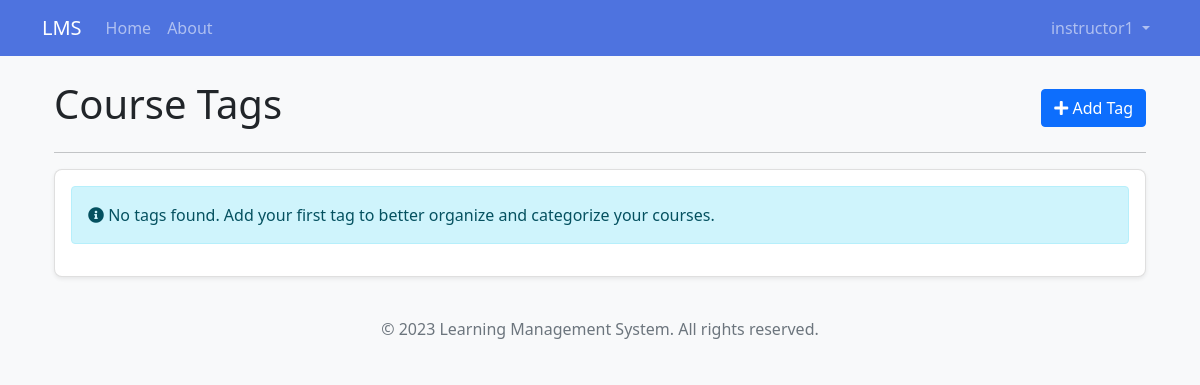
/instructor/tags (signed in), run on an earlier commit of the app's database.
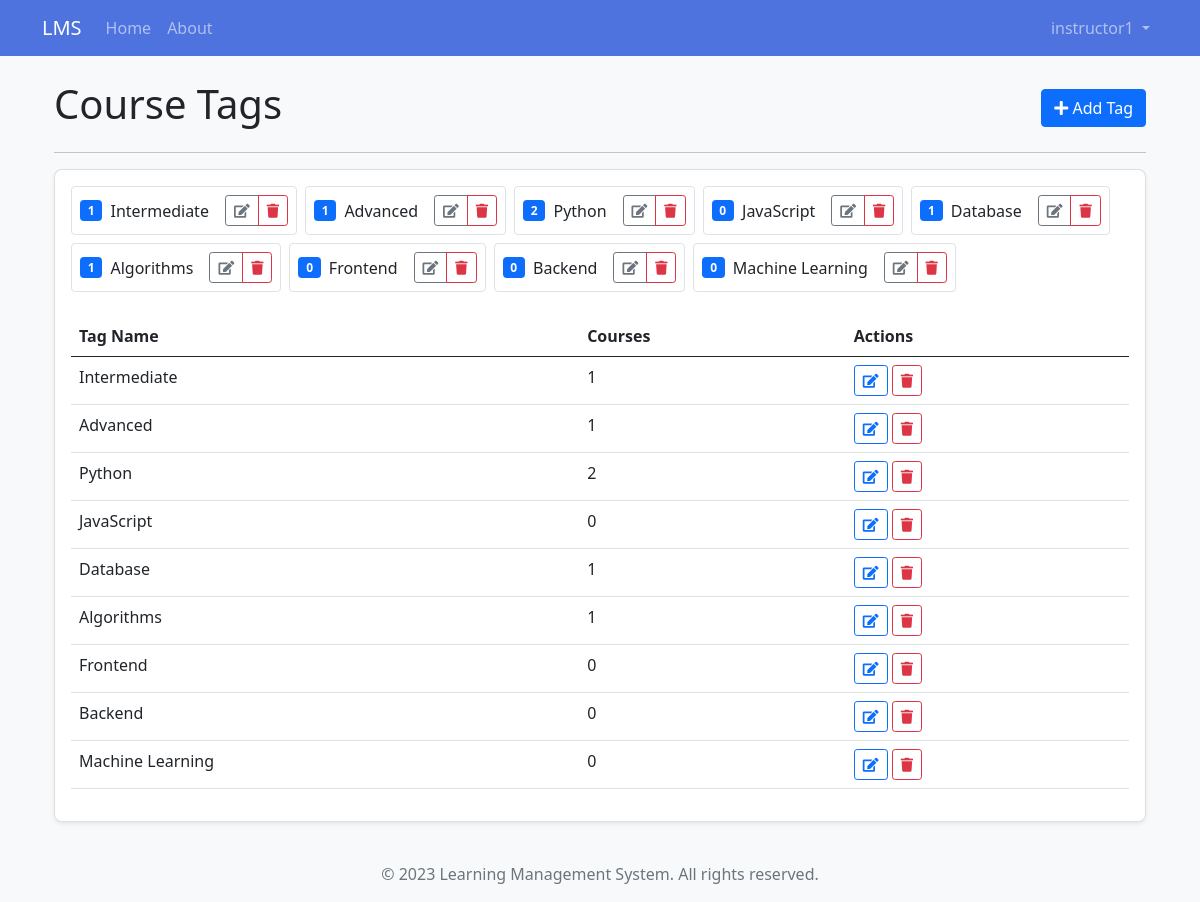
And on a later commit of the database.
### app/models/user.py (models this page shows, shortened)
class CourseTag(db.Model):
    id = db.Column(db.Integer, primary_key=True)
    name = db.Column(db.String(30), nullable=False, unique=True)
    courses = db.relationship(
        'Course', secondary='course_tags', backref=db.backref('tags', lazy='dynamic'))

### app/routes/instructor.py (the view)
@instructor.route('/tags', methods=['GET'])
@login_required
@instructor_required
def tags():
    tags = CourseTag.query.all()
    return render_template('instructor/tags.html', tags=tags)

### app/models/user.py (called while the page is built)
@login_manager.user_loader
def load_user(user_id):
    return User.query.get(int(user_id))

### app/routes/instructor.py (called while the page is built)
def instructor_required(f):
    @wraps(f)
    def decorated_function(*args, **kwargs):
        if not current_user.is_authenticated or current_user.role != UserRole.INSTRUCTOR:
            flash('You do not have permission to access this page.', 'danger')
            return redirect(url_for('main.index'))
        return f(*args, **kwargs)
    return decorated_function

### app/templates/instructor/tags.html (shortened to what the changed rows need)
{% extends "base.html" %}
{% block content %}
<div class="container mt-4">
    <div class="d-flex justify-content-between align-items-center mb-3">
        <h1>Course Tags</h1>
    </div>
    <div class="row">
        <div class="col-md-12">
            <div class="card">
                <div class="card-body">
                    {% if tags %}
                        <div class="d-flex flex-wrap gap-2 mb-4">
                            {% for tag in tags %}
                                <div class="tag-item p-2 border rounded d-flex align-items-center">
                                    <span class="badge bg-primary me-2">{{ tag.courses|length }}</span>
                                    <span class="me-2">{{ tag.name }}</span>
                                    <div class="btn-group btn-group-sm ms-2" role="group">
                                        <button type="button" class="btn btn-outline-secondary edit-tag"
                                                data-id="{{ tag.id }}"
                                                data-name="{{ tag.name }}"
                                                data-bs-toggle="modal" data-bs-target="#editTagModal">
                                            <i class="fas fa-edit"></i>
                                        </button>
                                        <button type="button" class="btn btn-outline-danger"
                                                data-bs-toggle="modal" data-bs-target="#deleteTagModal"
                                                data-id="{{ tag.id }}"
                                                data-name="{{ tag.name }}">
                                            <i class="fas fa-trash"></i>
                                        </button>
                                    </div>
                                </div>
                            {% endfor %}
                        </div>
                        <div class="table-responsive">
                            <table class="table table-hover">
                                <thead>
                                    <tr>
                                        <th>Tag Name</th>
                                        <th>Courses</th>
                                        <th>Actions</th>
                                    </tr>
                                </thead>
                                <tbody>
                                    {% for tag in tags %}
                                        <tr>
                                            <td>{{ tag.name }}</td>
                                            <td>{{ tag.courses|length }}</td>
                                            <td>
                                                <button type="button" class="btn btn-sm btn-outline-primary edit-tag"
                                                        data-id="{{ tag.id }}"
                                                        data-name="{{ tag.name }}"
                                                        data-bs-toggle="modal" data-bs-target="#editTagModal">
                                                    <i class="fas fa-edit"></i>
                                                </button>
                                                <button type="button" class="btn btn-sm btn-outline-danger"
                                                        data-bs-toggle="modal" data-bs-target="#deleteTagModal"
                                                        data-id="{{ tag.id }}"
                                                        data-name="{{ tag.name }}">
                                                    <i class="fas fa-trash"></i>
                                                </button>
                                            </td>
                                        </tr>
                                    {% endfor %}
                                </tbody>
                            </table>
                        </div>
                    {% else %}
                        <div class="alert alert-info">
                            <i class="fas fa-info-circle"></i> No tags found. Add your first tag to better organize and categorize your courses.
                        </div>
                    {% endif %}
                </div>
            </div>
        </div>
    </div>
</div>
{% endblock %}

What changed in the data, as far as the page shows it:
added CourseTag: courses|length "1", name "Intermediate"
added CourseTag: courses|length "1", name "Advanced"
added CourseTag: courses|length "2", name "Python"
added CourseTag: courses|length "0", name "JavaScript"
added CourseTag: courses|length "1", name "Database"
added CourseTag: courses|length "1", name "Algorithms"
added CourseTag: courses|length "0", name "Frontend"
added CourseTag: courses|length "0", name "Backend"
added CourseTag: courses|length "0", name "Machine Learning"
Also different on the page:
text no longer shown: "No tags found. Add your first tag to better organize and categorize your courses."
text now shown: "Tag Name Courses Actions"
